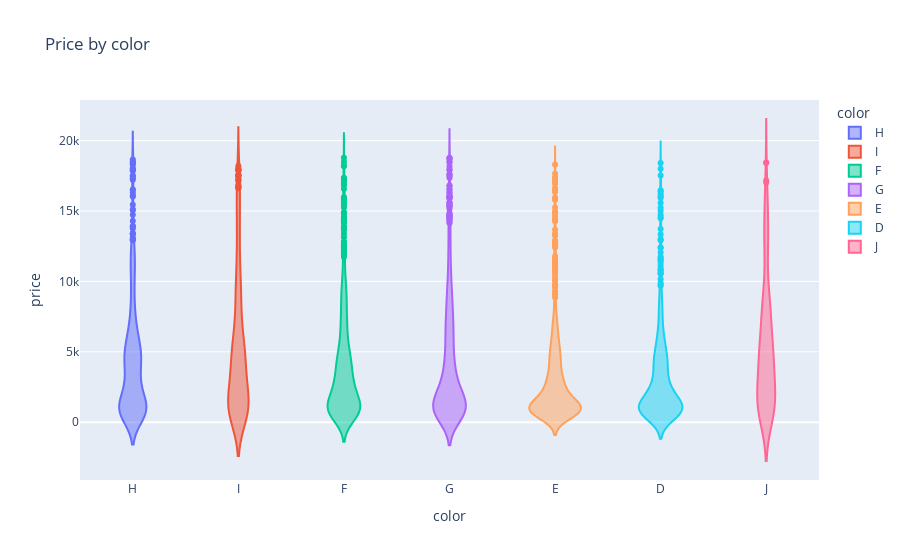

Notebook cell for this chart:
### Code cell
plot_diamonds_price_by(diamonds, 'color')

### Figure 1 — Plotly figure (JSON) as saved in the notebook; plotly's stock layout.template omitted (floating-point values rounded to 4 significant figures; data arrays with more than 128 entries replaced by an {"elided": "..."} marker saying what was removed)
{"data": [{"alignmentgroup": "True", "box": {"visible": false}, "hovertemplate": "color=%{x}<br>price=%{y}<extra></extra>", "legendgroup": "H", "marker": {"color": "#636efa"}, "name": "H", "offsetgroup": "H", "orientation": "v", "scalegroup": "True", "showlegend": true, "type": "violin", "x": {"elided": "762 str values"}, "x0": " ", "xaxis": "x", "y": {"elided": "762 int values"}, "y0": " ", "yaxis": "y"}, {"alignmentgroup": "True", "box": {"visible": false}, "hovertemplate": "color=%{x}<br>price=%{y}<extra></extra>", "legendgroup": "I", "marker": {"color": "#EF553B"}, "name": "I", "offsetgroup": "I", "orientation": "v", "scalegroup": "True", "showlegend": true, "type": "violin", "x": {"elided": "517 str values"}, "x0": " ", "xaxis": "x", "y": {"elided": "517 int values"}, "y0": " ", "yaxis": "y"}, {"alignmentgroup": "True", "box": {"visible": false}, "hovertemplate": "color=%{x}<br>price=%{y}<extra></extra>", "legendgroup": "F", "marker": {"color": "#00cc96"}, "name": "F", "offsetgroup": "F", "orientation": "v", "scalegroup": "True", "showlegend": true, "type": "violin", "x": {"elided": "843 str values"}, "x0": " ", "xaxis": "x", "y": {"elided": "843 int values"}, "y0": " ", "yaxis": "y"}, {"alignmentgroup": "True", "box": {"visible": false}, "hovertemplate": "color=%{x}<br>price=%{y}<extra></extra>", "legendgroup": "G", "marker": {"color": "#ab63fa"}, "name": "G", "offsetgroup": "G", "orientation": "v", "scalegroup": "True", "showlegend": true, "type": "violin", "x": {"elided": "1095 str values"}, "x0": " ", "xaxis": "x", "y": {"elided": "1095 int values"}, "y0": " ", "yaxis": "y"}, {"alignmentgroup": "True", "box": {"visible": false}, "hovertemplate": "color=%{x}<br>price=%{y}<extra></extra>", "legendgroup": "E", "marker": {"color": "#FFA15A"}, "name": "E", "offsetgroup": "E", "orientation": "v", "scalegroup": "True", "showlegend": true, "type": "violin", "x": {"elided": "917 str values"}, "x0": " ", "xaxis": "x", "y": {"elided": "917 int values"}, "y0": " ", "yaxis": "y"}, {"alignmentgroup": "True", "box": {"visible": false}, "hovertemplate": "color=%{x}<br>price=%{y}<extra></extra>", "legendgroup": "D", "marker": {"color": "#19d3f3"}, "name": "D", "offsetgroup": "D", "orientation": "v", "scalegroup": "True", "showlegend": true, "type": "violin", "x": {"elided": "607 str values"}, "x0": " ", "xaxis": "x", "y": {"elided": "607 int values"}, "y0": " ", "yaxis": "y"}, {"alignmentgroup": "True", "box": {"visible": false}, "hovertemplate": "color=%{x}<br>price=%{y}<extra></extra>", "legendgroup": "J", "marker": {"color": "#FF6692"}, "name": "J", "offsetgroup": "J", "orientation": "v", "scalegroup": "True", "showlegend": true, "type": "violin", "x": {"elided": "248 str values"}, "x0": " ", "xaxis": "x", "y": {"elided": "248 int values"}, "y0": " ", "yaxis": "y"}], "layout": {"legend": {"title": {"text": "color"}, "tracegroupgap": 0}, "title": {"text": "Price by color"}, "violinmode": "overlay", "xaxis": {"anchor": "y", "categoryarray": ["H", "I", "F", "G", "E", "D", "J"], "categoryorder": "array", "domain": [0, 1], "title": {"text": "color"}}, "yaxis": {"anchor": "x", "domain": [0, 1], "title": {"text": "price"}}}}
